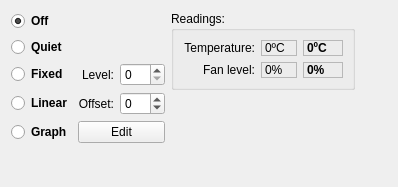
<?xml version="1.0" encoding="UTF-8"?>
<ui version="4.0">
 <class>GpuTab</class>
 <widget class="QWidget" name="GpuTab">
  <property name="geometry">
   <rect>
    <x>0</x>
    <y>0</y>
    <width>398</width>
    <height>187</height>
   </rect>
  </property>
  <property name="windowTitle">
   <string>Form</string>
  </property>
  <layout class="QGridLayout" name="gridLayout">
   <item row="0" column="2">
    <widget class="QGroupBox" name="groupBoxReadings">
     <property name="styleSheet">
      <string notr="true"/>
     </property>
     <property name="title">
      <string>Readings:</string>
     </property>
     <layout class="QGridLayout" name="gridLayout_2">
      <item row="0" column="1">
       <widget class="QLabel" name="labelTempValue">
        <property name="minimumSize">
         <size>
          <width>36</width>
          <height>0</height>
         </size>
        </property>
        <property name="frameShape">
         <enum>QFrame::StyledPanel</enum>
        </property>
        <property name="text">
         <string>0ºC</string>
        </property>
       </widget>
      </item>
      <item row="0" column="0">
       <widget class="QLabel" name="labelTemp">
        <property name="minimumSize">
         <size>
          <width>72</width>
          <height>0</height>
         </size>
        </property>
        <property name="text">
         <string>Temperature:</string>
        </property>
        <property name="alignment">
         <set>Qt::AlignRight|Qt::AlignTrailing|Qt::AlignVCenter</set>
        </property>
       </widget>
      </item>
      <item row="1" column="1">
       <widget class="QLabel" name="labelLevelValue">
        <property name="minimumSize">
         <size>
          <width>36</width>
          <height>0</height>
         </size>
        </property>
        <property name="frameShape">
         <enum>QFrame::StyledPanel</enum>
        </property>
        <property name="text">
         <string>0%</string>
        </property>
       </widget>
      </item>
      <item row="0" column="2">
       <widget class="QLabel" name="labelTempMax">
        <property name="minimumSize">
         <size>
          <width>40</width>
          <height>0</height>
         </size>
        </property>
        <property name="font">
         <font>
          <weight>75</weight>
          <bold>true</bold>
         </font>
        </property>
        <property name="frameShape">
         <enum>QFrame::StyledPanel</enum>
        </property>
        <property name="text">
         <string>0ºC</string>
        </property>
       </widget>
      </item>
      <item row="1" column="2">
       <widget class="QLabel" name="labelLevelMax">
        <property name="minimumSize">
         <size>
          <width>40</width>
          <height>0</height>
         </size>
        </property>
        <property name="font">
         <font>
          <weight>75</weight>
          <bold>true</bold>
         </font>
        </property>
        <property name="frameShape">
         <enum>QFrame::StyledPanel</enum>
        </property>
        <property name="text">
         <string>0%</string>
        </property>
       </widget>
      </item>
      <item row="1" column="0">
       <widget class="QLabel" name="labelLevel">
        <property name="minimumSize">
         <size>
          <width>72</width>
          <height>0</height>
         </size>
        </property>
        <property name="text">
         <string>Fan level:</string>
        </property>
        <property name="alignment">
         <set>Qt::AlignRight|Qt::AlignTrailing|Qt::AlignVCenter</set>
        </property>
       </widget>
      </item>
     </layout>
    </widget>
   </item>
   <item row="2" column="1">
    <spacer name="verticalSpacerMode">
     <property name="orientation">
      <enum>Qt::Vertical</enum>
     </property>
     <property name="sizeHint" stdset="0">
      <size>
       <width>20</width>
       <height>40</height>
      </size>
     </property>
    </spacer>
   </item>
   <item row="1" column="2" rowspan="2">
    <spacer name="verticalSpacerReadings">
     <property name="orientation">
      <enum>Qt::Vertical</enum>
     </property>
     <property name="sizeHint" stdset="0">
      <size>
       <width>20</width>
       <height>40</height>
      </size>
     </property>
    </spacer>
   </item>
   <item row="0" column="1" rowspan="2">
    <layout class="QGridLayout" name="gridLayoutMode">
     <item row="3" column="0">
      <widget class="QRadioButton" name="radioButtonLinear">
       <property name="font">
        <font>
         <weight>75</weight>
         <bold>true</bold>
        </font>
       </property>
       <property name="text">
        <string>Linear</string>
       </property>
      </widget>
     </item>
     <item row="3" column="1">
      <widget class="QLabel" name="labelLinearOffset">
       <property name="text">
        <string>Offset:</string>
       </property>
       <property name="alignment">
        <set>Qt::AlignRight|Qt::AlignTrailing|Qt::AlignVCenter</set>
       </property>
      </widget>
     </item>
     <item row="0" column="0">
      <widget class="QRadioButton" name="radioButtonOff">
       <property name="font">
        <font>
         <weight>75</weight>
         <bold>true</bold>
        </font>
       </property>
       <property name="text">
        <string>Off</string>
       </property>
       <property name="checked">
        <bool>true</bool>
       </property>
      </widget>
     </item>
     <item row="1" column="0">
      <widget class="QRadioButton" name="radioButtonQuiet">
       <property name="font">
        <font>
         <weight>75</weight>
         <bold>true</bold>
        </font>
       </property>
       <property name="text">
        <string>Quiet</string>
       </property>
      </widget>
     </item>
     <item row="3" column="2">
      <widget class="QSpinBox" name="spinBoxLinearOffset">
       <property name="minimum">
        <number>-10</number>
       </property>
       <property name="maximum">
        <number>10</number>
       </property>
      </widget>
     </item>
     <item row="4" column="1" colspan="2">
      <widget class="QPushButton" name="pushButtonGraphEdit">
       <property name="text">
        <string>Edit</string>
       </property>
      </widget>
     </item>
     <item row="2" column="1">
      <widget class="QLabel" name="labelFixedLevel">
       <property name="text">
        <string>Level:</string>
       </property>
       <property name="alignment">
        <set>Qt::AlignRight|Qt::AlignTrailing|Qt::AlignVCenter</set>
       </property>
      </widget>
     </item>
     <item row="4" column="0">
      <widget class="QRadioButton" name="radioButtonGraph">
       <property name="font">
        <font>
         <weight>75</weight>
         <bold>true</bold>
        </font>
       </property>
       <property name="text">
        <string>Graph</string>
       </property>
      </widget>
     </item>
     <item row="2" column="0">
      <widget class="QRadioButton" name="radioButtonFixed">
       <property name="font">
        <font>
         <weight>75</weight>
         <bold>true</bold>
        </font>
       </property>
       <property name="text">
        <string>Fixed</string>
       </property>
      </widget>
     </item>
     <item row="2" column="2">
      <widget class="QSpinBox" name="spinBoxFixedLevel"/>
     </item>
    </layout>
   </item>
   <item row="0" column="3" rowspan="3">
    <spacer name="horizontalSpacerTab">
     <property name="orientation">
      <enum>Qt::Horizontal</enum>
     </property>
     <property name="sizeHint" stdset="0">
      <size>
       <width>40</width>
       <height>20</height>
      </size>
     </property>
    </spacer>
   </item>
  </layout>
 </widget>
 <resources/>
 <connections/>
</ui>
